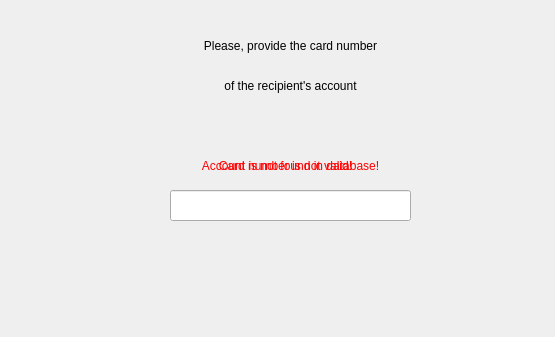
<?xml version="1.0" encoding="UTF-8"?>
<ui version="4.0">
 <class>Step1</class>
 <widget class="QWidget" name="Step1">
  <property name="geometry">
   <rect>
    <x>0</x>
    <y>0</y>
    <width>555</width>
    <height>337</height>
   </rect>
  </property>
  <property name="windowTitle">
   <string>Form</string>
  </property>
  <widget class="QLabel" name="label_2">
   <property name="geometry">
    <rect>
     <x>170</x>
     <y>30</y>
     <width>241</width>
     <height>31</height>
    </rect>
   </property>
   <property name="text">
    <string>Please, provide the card number</string>
   </property>
   <property name="alignment">
    <set>Qt::AlignCenter</set>
   </property>
  </widget>
  <widget class="QLineEdit" name="cardNumberInput">
   <property name="geometry">
    <rect>
     <x>170</x>
     <y>190</y>
     <width>241</width>
     <height>31</height>
    </rect>
   </property>
   <property name="maxLength">
    <number>16</number>
   </property>
   <property name="alignment">
    <set>Qt::AlignCenter</set>
   </property>
  </widget>
  <widget class="QLabel" name="label_3">
   <property name="geometry">
    <rect>
     <x>170</x>
     <y>70</y>
     <width>241</width>
     <height>31</height>
    </rect>
   </property>
   <property name="text">
    <string>of the recipient's account</string>
   </property>
   <property name="alignment">
    <set>Qt::AlignCenter</set>
   </property>
  </widget>
  <widget class="QLabel" name="errorLabel">
   <property name="geometry">
    <rect>
     <x>130</x>
     <y>150</y>
     <width>321</width>
     <height>31</height>
    </rect>
   </property>
   <property name="styleSheet">
    <string notr="true">#errorLabel { color: red; }</string>
   </property>
   <property name="text">
    <string>Account is not found in database!</string>
   </property>
   <property name="alignment">
    <set>Qt::AlignCenter</set>
   </property>
  </widget>
  <widget class="QLabel" name="invalidLabel">
   <property name="geometry">
    <rect>
     <x>150</x>
     <y>150</y>
     <width>271</width>
     <height>31</height>
    </rect>
   </property>
   <property name="styleSheet">
    <string notr="true">#invalidLabel { color: red; }</string>
   </property>
   <property name="text">
    <string>Card number is not valid!</string>
   </property>
   <property name="alignment">
    <set>Qt::AlignCenter</set>
   </property>
  </widget>
 </widget>
 <resources/>
 <connections/>
</ui>
